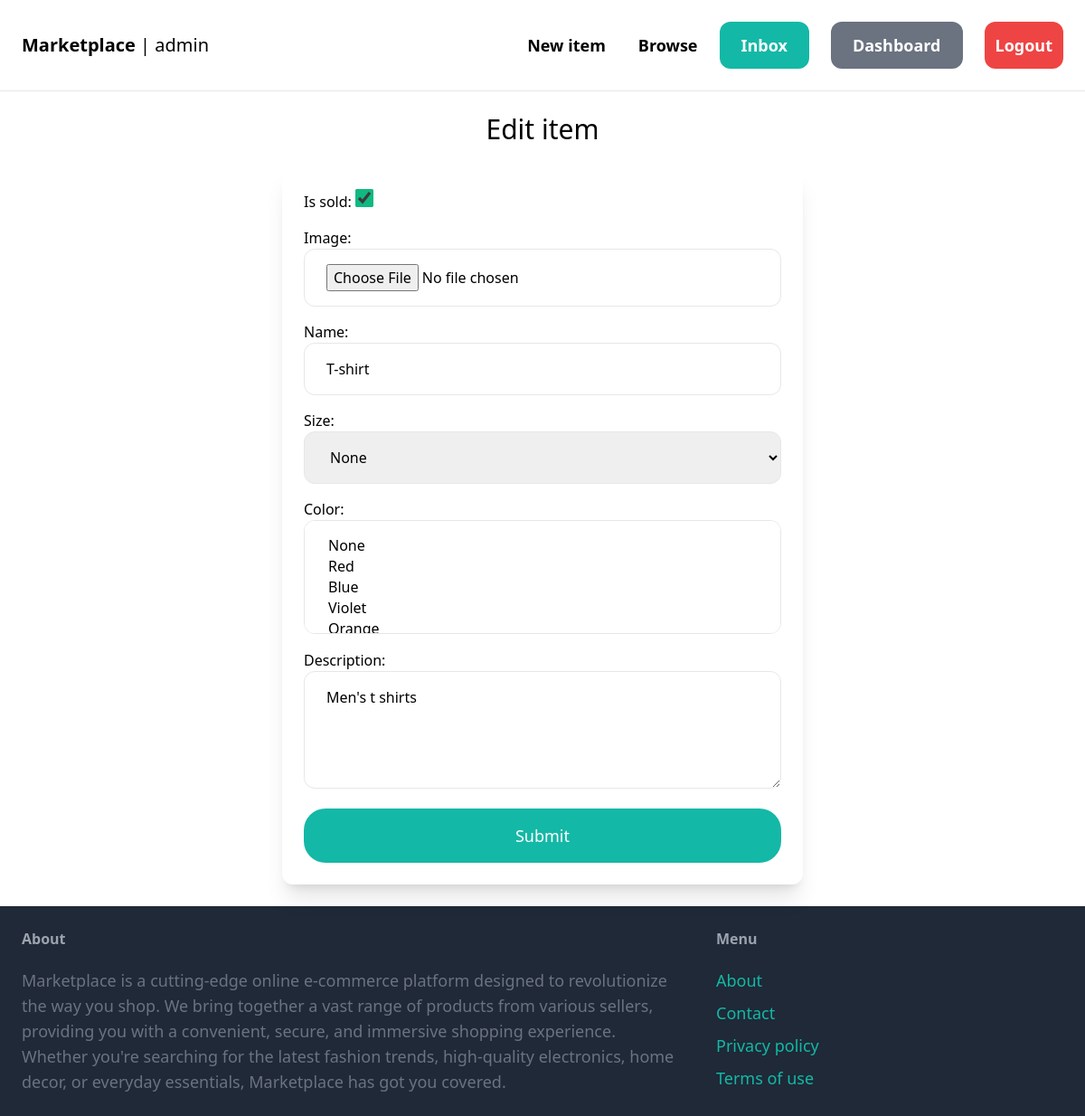
Before: /items/1/edit (signed in) with the older database file.
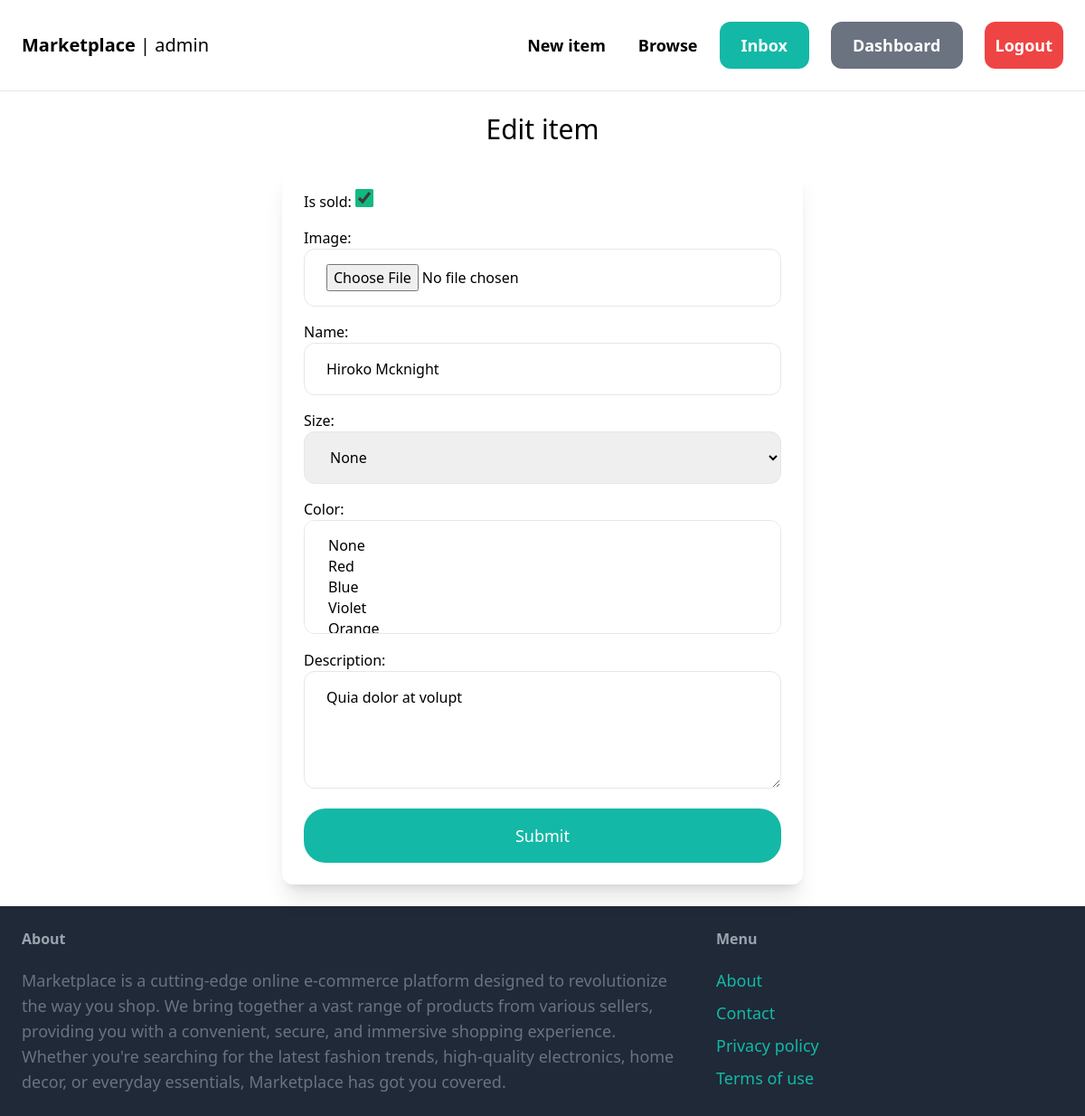
After: the same page with the newer database file.
### item/models.py (models this page shows, shortened)
class Item(models.Model):
    category = models.ForeignKey(Category, related_name='items', on_delete=models.CASCADE)
    name = models.CharField(max_length=255)
    description = models.TextField(blank=True,null=True)
    size = models.CharField(max_length=100,blank=True,null=True)
    color = models.CharField(max_length=100,blank=True,null=True)
    gender = models.CharField(max_length=100,blank=True,null=True)
    price=models.FloatField(default=0.0)
    image = models.ImageField(upload_to='item_images', blank=True, null=True)
    is_sold = models.BooleanField(default=False)
    created_by = models.ForeignKey(User, on_delete=models.CASCADE, related_name='items')
    created_at=models.DateTimeField(auto_now_add=True)

### item/views.py (the view)
# urls.py: path('<int:pk>/edit', views.edit, name = 'edit'),
@login_required
def edit(request, pk):
    item = get_object_or_404(Item, pk=pk,created_by=request.user)
    if request.method == 'POST':
        form = EditItemForm(request.POST, request.FILES, instance=item)
        if form.is_valid():
            form.save()
            return redirect('item:detail', pk=item.id)
    else:
        form = EditItemForm(instance=item)
    return render(request, 'item/form.html',{
        'form':form,
        'title':'Edit item',
    })

### item/forms.py
class EditItemForm(forms.ModelForm):
    class Meta:
        model = Item
        fields = ('is_sold','image','name','size','color','description',)
        widgets = {
            'name':forms.TextInput(attrs={
                'class':INPUT_CLASSES
            }),
            'description':forms.Textarea(attrs={
                'class':INPUT_CLASSES,
                'rows':4
            }),
            'image':forms.FileInput(attrs={
                'class':INPUT_CLASSES
            }),
            'size':forms.Select(attrs={
                'class':INPUT_CLASSES
            },choices=SIZE_CHOICES),
            'color':forms.SelectMultiple(attrs={
                'class':INPUT_CLASSES
            },choices=COLOR_CHOICES),
            'is_sold':forms.CheckboxInput(attrs={
                'class':'text-left accent-emerald-500/25 w-5 h-5'
            }),
        }

### item/templates/item/form.html (shortened to what this page needs)
{% extends 'core/base.html' %}
{% block content %}
<h1 class="mb-6 text-3xl dark:text-white text-center">{{ title }}</h1>
<form action="" method="POST" enctype="multipart/form-data">
    <div class="flex flex-col items-center justify-center dark:text-black">
        <div class="space-y-4 flex flex-col justify-center dark:text-white  md:w-1/2 dark:bg-gray-800 p-6 rounded-xl shadow-xl">
            {{ form.as_p }}
            <button class="mt-6 w-full py-4 px-8 text-lg bg-teal-500 hover:bg-teal-700 rounded-3xl text-white">Submit</button>
        </div>
        </div>
</form>
{% endblock content %}

Changed rows visible on the page:
changed Item "None": name "T-shirt" → "Hiroko Mcknight"; description "Men's t shirts" → "Quia dolor at volupt"
